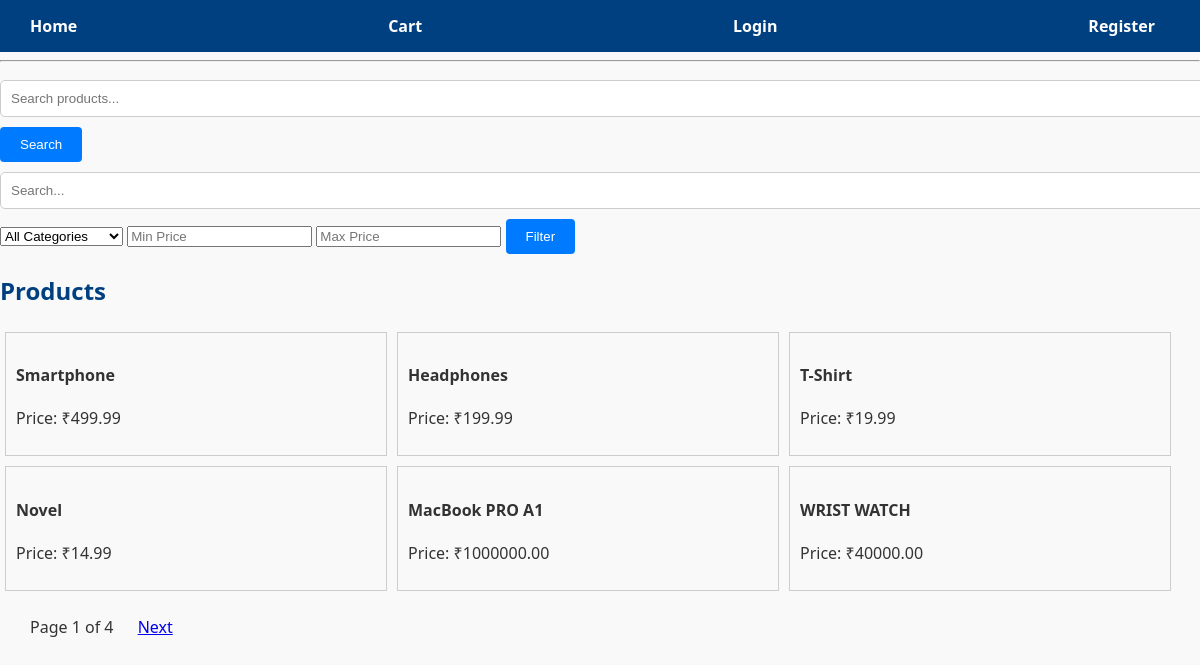
/products/, run on an earlier commit of the app's database.
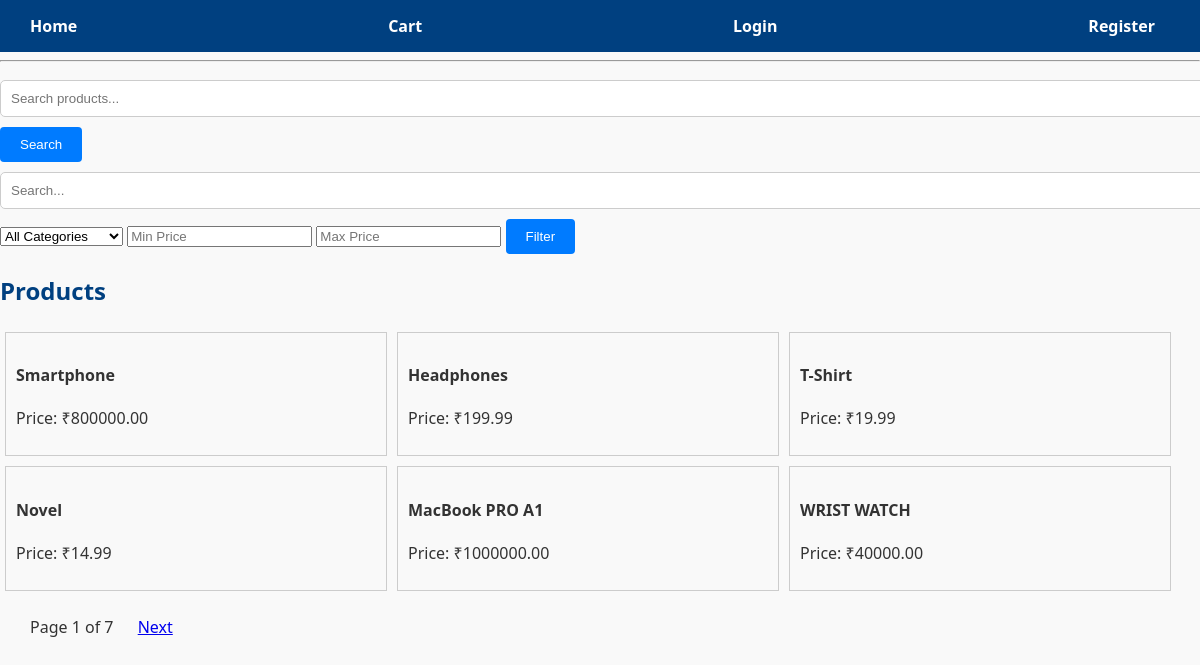
And on a later commit of the database.
### store/models.py (models this page shows, shortened)
class Product(models.Model):
    category = models.ForeignKey(Category, on_delete=models.CASCADE, related_name='products', null=True)
    name = models.CharField(max_length=255)
    description = models.TextField()
    price = models.DecimalField(max_digits=10, decimal_places=2)
    image = models.ImageField(upload_to='products/')
    name = models.CharField(max_length=255)
    price = models.DecimalField(max_digits=10, decimal_places=2)
    description = models.TextField(blank=True)
    created_at = models.DateTimeField(auto_now_add=True)

### store/views.py (the view)
# urls.py: path('products/', views.product_list_view, name='product_list'),
def product_list_view(request):
    products = Product.objects.all()
    categories = Category.objects.all()
    query = request.GET.get('q')
    category = request.GET.get('category')
    min_price = request.GET.get('min_price')
    max_price = request.GET.get('max_price')
    if query:
        products = products.filter(name__icontains=query)
    if category:
        products = products.filter(category_id=category)
    if min_price:
        products = products.filter(price__gte=min_price)
    if max_price:
        products = products.filter(price__lte=max_price)
    paginator = Paginator(products, 6)
    page_number = request.GET.get('page')
    page_obj = paginator.get_page(page_number)
    return render(request, 'store/product_list.html', {
        'page_obj': page_obj,
        'categories': categories,
        'query': query,
        'selected_category': category,
        'min_price': min_price,
        'max_price': max_price,
    })

### store/templates/store/product_list.html (shortened to what this page needs)
{% extends 'store/base.html' %}
{% block content %}
<form method="GET">
  <input type="text" name="q" placeholder="Search products..." value="{{ request.GET.q }}">
  <button type="submit">Search</button>
  <input type="text" name="q" placeholder="Search..." value="{{ request.GET.q }}">
  <select name="category">
      <option value="">All Categories</option>
  </select>
  <input type="number" name="min_price" placeholder="Min Price" value="{{ request.GET.min_price }}">
  <input type="number" name="max_price" placeholder="Max Price" value="{{ request.GET.max_price }}">
  <button type="submit">Filter</button>
</form>
<h2>Products</h2>
<div class="product-grid">
  {% for product in page_obj %}
    <div class="product-card">
      <h4>{{ product.name }}</h4>
      <p>Price: ₹{{ product.price }}</p>
    </div>
  {% empty %}
    <p>No products available.</p>
  {% endfor %}
</div>
<div class="pagination">
  <span>Page {{ page_obj.number }} of {{ page_obj.paginator.num_pages }}</span>
  <span>
    {% if page_obj.has_next %}
      <a href="?page={{ page_obj.next_page_number }}">Next</a>
    {% endif %}
  </span>
</div>
{% endblock %}

What changed in the data, as far as the page shows it:
changed Product "Smartphone": price "499.99" → "800000.00"
Also different on the page:
{{ page_obj.paginator.num_pages }}: "4" → "7"
